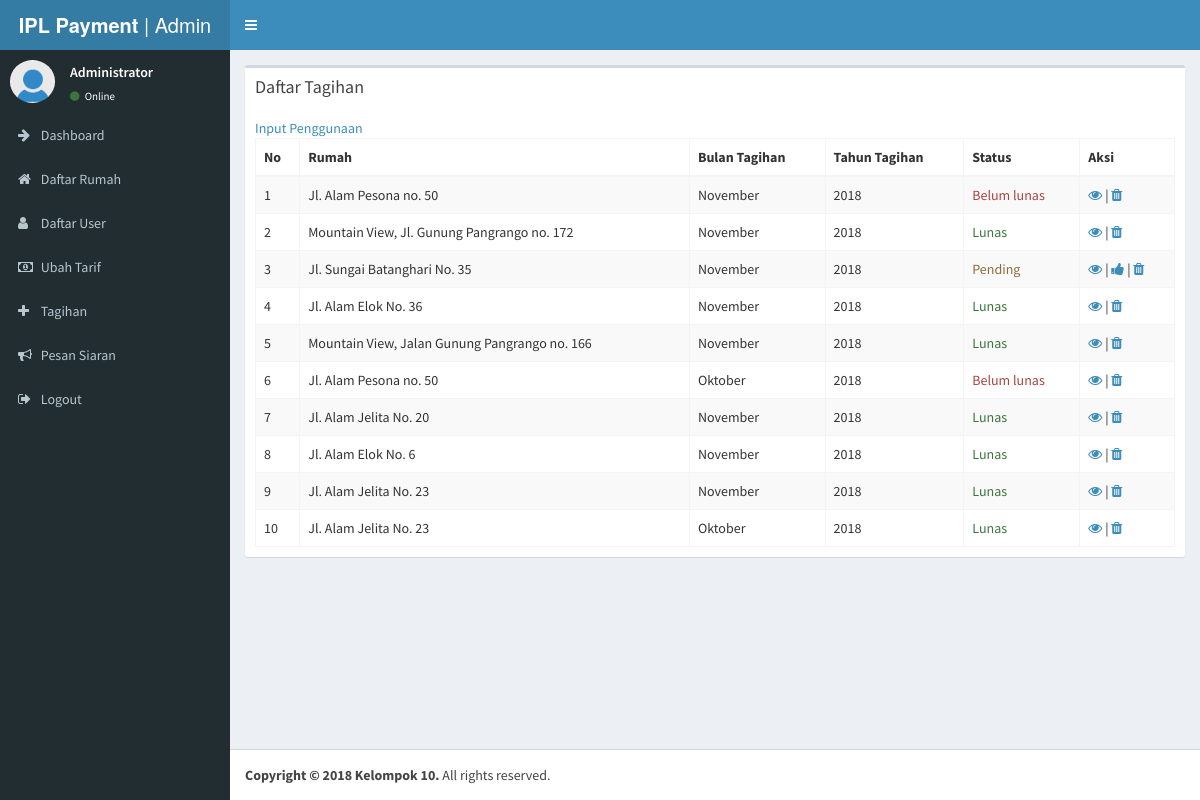
Page /admin/tagihan.php (signed in) on the committed database.
### tables this page shows
CREATE TABLE `tagihan` (
  `id` int(11) NOT NULL,
  `rumah_id` int(11) NOT NULL,
  `listrik` int(11) NOT NULL,
  `air` int(11) NOT NULL,
  `tagihan_kebersihan` int(11) NOT NULL,
  `tagihan_keamanan` int(11) NOT NULL,
  `tagihan_listrik` int(11) NOT NULL,
  `tagihan_air` int(11) NOT NULL,
  `denda` int(11) NOT NULL,
  `total` int(11) NOT NULL,
  `tanggal` int(11) NOT NULL,
  `bulan` varchar(255) NOT NULL,
  `tahun` varchar(255) NOT NULL,
  `status` int(11) NOT NULL,
  `bukti_bayar` varchar(255) NOT NULL,
  `flag_bulan_denda` int(11) NOT NULL
);

CREATE TABLE `rumah` (
  `id` int(11) NOT NULL,
  `kode` varchar(255) NOT NULL,
  `alamat` text NOT NULL
);

### config/koneksi.php (called while the page is built, shortened)
<?php
function bulanIndo($angka){
	switch ($angka) {
		case 10:
			return "Oktober";
			break;
		case 11:
			return "November";
			break;
	}
}
?>

### admin/tagihan.php (the view, shortened to what this page needs)
<?php
require_once "../config/koneksi.php";
$adminId = $_SESSION['admin'];
$resPanitia = mysqli_query($conn, "SELECT * FROM admin WHERE id='$adminId'");
$rowPanitia = mysqli_fetch_assoc($resPanitia);
$resData = mysqli_query($conn, "SELECT *, tagihan.id AS tagihanID, rumah.id AS rumahID FROM tagihan INNER JOIN rumah ON tagihan.rumah_id = rumah.id ORDER BY tagihan.id DESC");
?>
<!DOCTYPE html>
<html>
<head>
  <link rel="stylesheet" href="../lib/bootstrap/css/bootstrap.min.css">
  <link rel="stylesheet" href="https://cdnjs.cloudflare.com/ajax/libs/font-awesome/4.5.0/css/font-awesome.min.css">
  <link rel="stylesheet" href="https://cdnjs.cloudflare.com/ajax/libs/ionicons/2.0.1/css/ionicons.min.css">
  <link rel="stylesheet" href="../dist/css/AdminLTE.min.css">
  <link rel="stylesheet" href="../dist/css/skins/_all-skins.min.css">
  <link rel="stylesheet" href="../plugins/iCheck/flat/blue.css">
  <link rel="stylesheet" href="../plugins/morris/morris.css">
  <link rel="stylesheet" href="../plugins/jvectormap/jquery-jvectormap-1.2.2.css">
  <link rel="stylesheet" href="../plugins/datepicker/datepicker3.css">
  <link rel="stylesheet" href="../plugins/daterangepicker/daterangepicker.css">
  <link rel="stylesheet" href="../plugins/bootstrap-wysihtml5/bootstrap3-wysihtml5.min.css">
</head>
<body class="hold-transition skin-blue sidebar-mini">
<div class="wrapper">
  <header class="main-header">
    <a href="index.php" class="logo">
      <span class="logo-lg"><b>IPL Payment</b> | Admin</span>
    </a>
    <nav class="navbar navbar-static-top">
      <a href="#" class="sidebar-toggle" data-toggle="offcanvas" role="button">
      </a>
    </nav>
  </header>
  <aside class="main-sidebar">
    <section class="sidebar">
      <div class="user-panel">
        <div class="pull-left image">
          <img src="../images/user.jpg" class="img-circle" alt="User Image">
        </div>
        <div class="pull-left info">
          <p><?php echo $rowPanitia['nama']; ?></p>
          <a href="#"><i class="fa fa-circle text-success"></i> Online</a>
        </div>
      </div>
     <?php include('../config/nav.php'); ?>
    </section>
  </aside>
  <div class="content-wrapper">
    <section class="content">
          <div class="box">
            <div class="box-header">
              <h3 class="box-title">Daftar Tagihan</h3>
            </div>
            <div class="box-body">
                <div class="row">
                  <div class="col-sm-8">
                    <a href="input_penggunaan.php">Input Penggunaan</a>
                  </div>
                </div>
              <table id="example1" class="table table-bordered table-striped">
                <thead>
                <tr>
                  <th>No</th>
                  <th>Rumah</th>
                  <th>Bulan Tagihan</th>
                  <th>Tahun Tagihan</th>
                  <th>Status</th>
                  <th>Aksi</th>
                </tr>
                </thead>
                <tbody>
                  <?php $no = 1; while($rowData = mysqli_fetch_assoc($resData)){ ?>
                  <tr>
                    <td><?php echo $no; ?></td>
                    <td><?php echo $rowData['alamat']; ?></td>
                    <td><?php echo bulanIndo($rowData['bulan']); ?></td>
                    <td><?php echo $rowData['tahun']; ?></td>
                    <td>
                      <?php
                        switch ($rowData['status']) {
                          case 0:
                          echo "<span class='text-danger'>Belum lunas</span>";
                            break;
                          case 1:
                          echo "<span class='text-warning'>Pending</span>";
                            break;
                          case 2:
                          echo "<span class='text-success'>Lunas</span>";
                            break;
                        }
                      ?>
                    </td>
                    <td>
                      <a href="tagihan_detail.php?id=<?php echo $rowData['tagihanID']; ?>"><i class="fa fa-eye"></i></a> |
                      <?php if($rowData['status'] == 1){ ?>
                      <a href="tagihan_approve.php?id=<?php echo $rowData['tagihanID']; ?>"><i class="fa fa-thumbs-up"></i></a> |
                      <?php } ?>
                      <a href="tagihan_hapus.php?id=<?php echo $rowData['tagihanID']; ?>"><i class="fa fa-trash"></i></a>
                    </td>
                  </tr>
                <?php $no++; } ?>
                </tbody>
              </table>
            </div>
          </div>
    </section>
  </div>
  <footer class="main-footer">
    <strong>Copyright &copy; 2018 Kelompok 10.</strong> All rights
    reserved.
  </footer>
</div>
</body>
</html>

### rows in the picture
tagihan: rumah.alamat "Jl. Alam Pesona no. 50", bulan "November", tahun "2018", status "Belum lunas"
tagihan: rumah.alamat "Mountain View, Jl. Gunung Pangrango no. 172", bulan "November", tahun "2018", status "Lunas"
tagihan: rumah.alamat "Jl. Sungai Batanghari No. 35", bulan "November", tahun "2018", status "Pending"
tagihan: rumah.alamat "Jl. Alam Elok No. 36", bulan "November", tahun "2018", status "Lunas"
tagihan: rumah.alamat "Mountain View, Jalan Gunung Pangrango no. 166", bulan "November", tahun "2018", status "Lunas"
tagihan: rumah.alamat "Jl. Alam Pesona no. 50", bulan "Oktober", tahun "2018", status "Belum lunas"
tagihan: rumah.alamat "Jl. Alam Jelita No. 20", bulan "November", tahun "2018", status "Lunas"
tagihan: rumah.alamat "Jl. Alam Elok No. 6", bulan "November", tahun "2018", status "Lunas"
tagihan: rumah.alamat "Jl. Alam Jelita No. 23", bulan "November", tahun "2018", status "Lunas"
tagihan: rumah.alamat "Jl. Alam Jelita No. 23", bulan "Oktober", tahun "2018", status "Lunas"

### other values in the picture
$rowPanitia['nama'] "Administrator"
